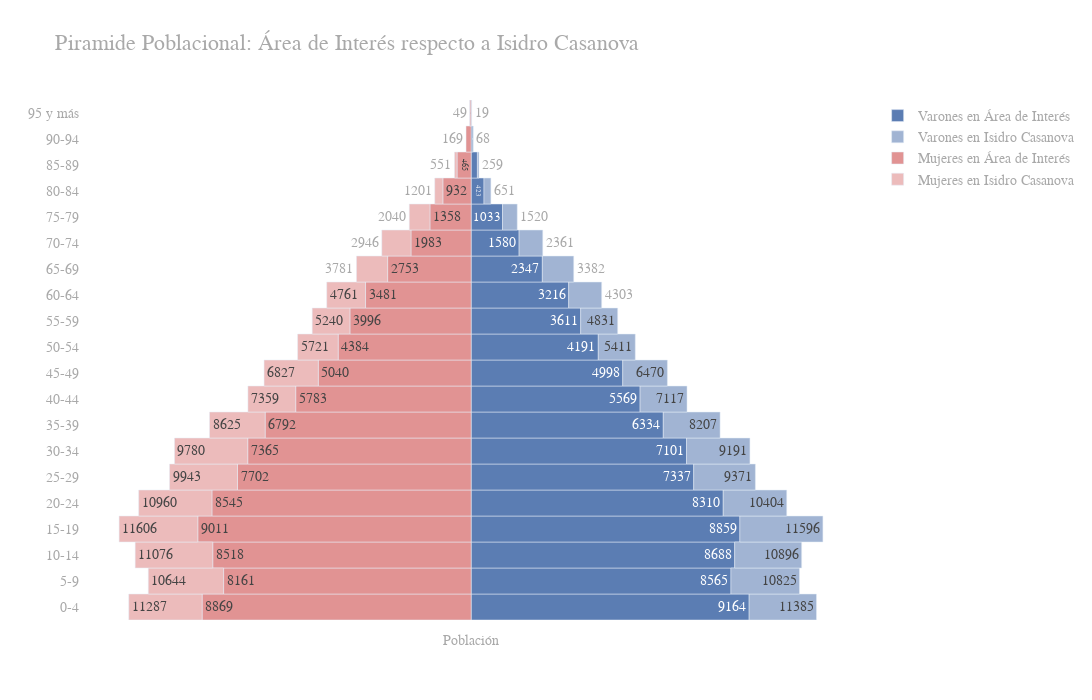

Source (notebook cell):
### Code cell
# Creating instance of the figure
fig = gp.Figure()

# Adding Male data to the figure
fig.add_trace(gp.Bar(y= y_age, 
                    x = x_M_AreaInteres, 
                    name = 'Varones en Área de Interés', 
                    orientation = 'h',
                    text= x_M_AreaInteres, # round((100*x_M_AreaInteres/x_M_IsidroCasanova), 1)[:10],
                    marker_color='#5B7DB3'))
fig.add_trace(gp.Bar(y= y_age, 
                    x = x_M_IsidroCasanova-x_M_AreaInteres, 
                    name = 'Varones en {}'.format("Isidro Casanova"), 
                    text= x_M_IsidroCasanova,
                    orientation = 'h',
                    marker_color='#A1B4D3'))


# Adding Female data to the figure
fig.add_trace(gp.Bar(y = y_age, 
                    x = x_F_AreaInteres,
                    name = 'Mujeres en Área de Interés', 
                    text= x_F_AreaInteres*-1,# round((100*x_F_AreaInteres/x_F_IsidroCasanova), 1)[:10],
                    orientation = 'h',
                    marker_color='#E19393'))
fig.add_trace(gp.Bar(y = y_age, 
                    x = x_F_IsidroCasanova-x_F_AreaInteres,
                    name = 'Mujeres en {}'.format("Isidro Casanova"), 
                    text=(x_F_IsidroCasanova)*-1,
                    orientation = 'h',
                    marker_color='#ECBBBB'))
                    
# Updating the layout for our graph
fig.update_layout(title = 'Piramide Poblacional: {}'.format("Área de Interés respecto a Isidro Casanova"),
                title_font_size = 22, 
                width=1200,
                height=700,
                # paper_bgcolor='rgba(0,0,0,0)',
                plot_bgcolor='rgba(0,0,0,0)',
                barmode = 'relative',
                bargap = 0.0, 
                bargroupgap = 0,
                font=dict(
                    family="Calibri",
                    size=14,
                    color="darkgrey"
                ),
                xaxis = dict(
                    showticklabels= False,
                    title = 'Población',
                    title_font_size = 14)
                )
                
fig.write_image("../plots/piramide_{}.png".format("AreaInteresIsidroCasanova"))
fig.write_image("../plots/piramide_{}.svg".format("AreaInteresIsidroCasanova"))
fig.write_html("../plots/piramide_{}.html".format("AreaInteresIsidroCasanova"))
fig.show()

### Figure 1 — Plotly figure (JSON) as saved in the notebook; plotly's stock layout.template omitted (floating-point values rounded to 4 significant figures)
{"data": [{"marker": {"color": "#5B7DB3"}, "name": "Varones en Área de Interés", "orientation": "h", "text": [9164, 8565, 8688, 8859, 8310, 7337, 7101, 6334, 5569, 4998, 4191, 3611, 3216, 2347, 1580, 1033, 423, 206, 64, 10], "type": "bar", "x": [9164, 8565, 8688, 8859, 8310, 7337, 7101, 6334, 5569, 4998, 4191, 3611, 3216, 2347, 1580, 1033, 423, 206, 64, 10], "y": ["0-4", "5-9", "10-14", "15-19", "20-24", "25-29", "30-34", "35-39", "40-44", "45-49", "50-54", "55-59", "60-64", "65-69", "70-74", "75-79", "80-84", "85-89", "90-94", "95 y más"]}, {"marker": {"color": "#A1B4D3"}, "name": "Varones en Isidro Casanova", "orientation": "h", "text": [11385, 10825, 10896, 11596, 10404, 9371, 9191, 8207, 7117, 6470, 5411, 4831, 4303, 3382, 2361, 1520, 651, 259, 68, 19], "type": "bar", "x": [2221, 2260, 2208, 2737, 2094, 2034, 2090, 1873, 1548, 1472, 1220, 1220, 1087, 1035, 781, 487, 228, 53, 4, 9], "y": ["0-4", "5-9", "10-14", "15-19", "20-24", "25-29", "30-34", "35-39", "40-44", "45-49", "50-54", "55-59", "60-64", "65-69", "70-74", "75-79", "80-84", "85-89", "90-94", "95 y más"]}, {"marker": {"color": "#E19393"}, "name": "Mujeres en Área de Interés", "orientation": "h", "text": [8869, 8161, 8518, 9011, 8545, 7702, 7365, 6792, 5783, 5040, 4384, 3996, 3481, 2753, 1983, 1358, 932, 465, 169, 39], "type": "bar", "x": [-8869, -8161, -8518, -9011, -8545, -7702, -7365, -6792, -5783, -5040, -4384, -3996, -3481, -2753, -1983, -1358, -932, -465, -169, -39], "y": ["0-4", "5-9", "10-14", "15-19", "20-24", "25-29", "30-34", "35-39", "40-44", "45-49", "50-54", "55-59", "60-64", "65-69", "70-74", "75-79", "80-84", "85-89", "90-94", "95 y más"]}, {"marker": {"color": "#ECBBBB"}, "name": "Mujeres en Isidro Casanova", "orientation": "h", "text": [11287, 10644, 11076, 11606, 10960, 9943, 9780, 8625, 7359, 6827, 5721, 5240, 4761, 3781, 2946, 2040, 1201, 551, 169, 49], "type": "bar", "x": [-2418, -2483, -2558, -2595, -2415, -2241, -2415, -1833, -1576, -1787, -1337, -1244, -1280, -1028, -963, -682, -269, -86, 0, -10], "y": ["0-4", "5-9", "10-14", "15-19", "20-24", "25-29", "30-34", "35-39", "40-44", "45-49", "50-54", "55-59", "60-64", "65-69", "70-74", "75-79", "80-84", "85-89", "90-94", "95 y más"]}], "layout": {"bargap": 0, "bargroupgap": 0, "barmode": "relative", "font": {"color": "darkgrey", "family": "Calibri", "size": 14}, "height": 700, "plot_bgcolor": "rgba(0,0,0,0)", "title": {"font": {"size": 22}, "text": "Piramide Poblacional: Área de Interés respecto a Isidro Casanova"}, "width": 1200, "xaxis": {"showticklabels": false, "title": {"font": {"size": 14}, "text": "Población"}}}}
